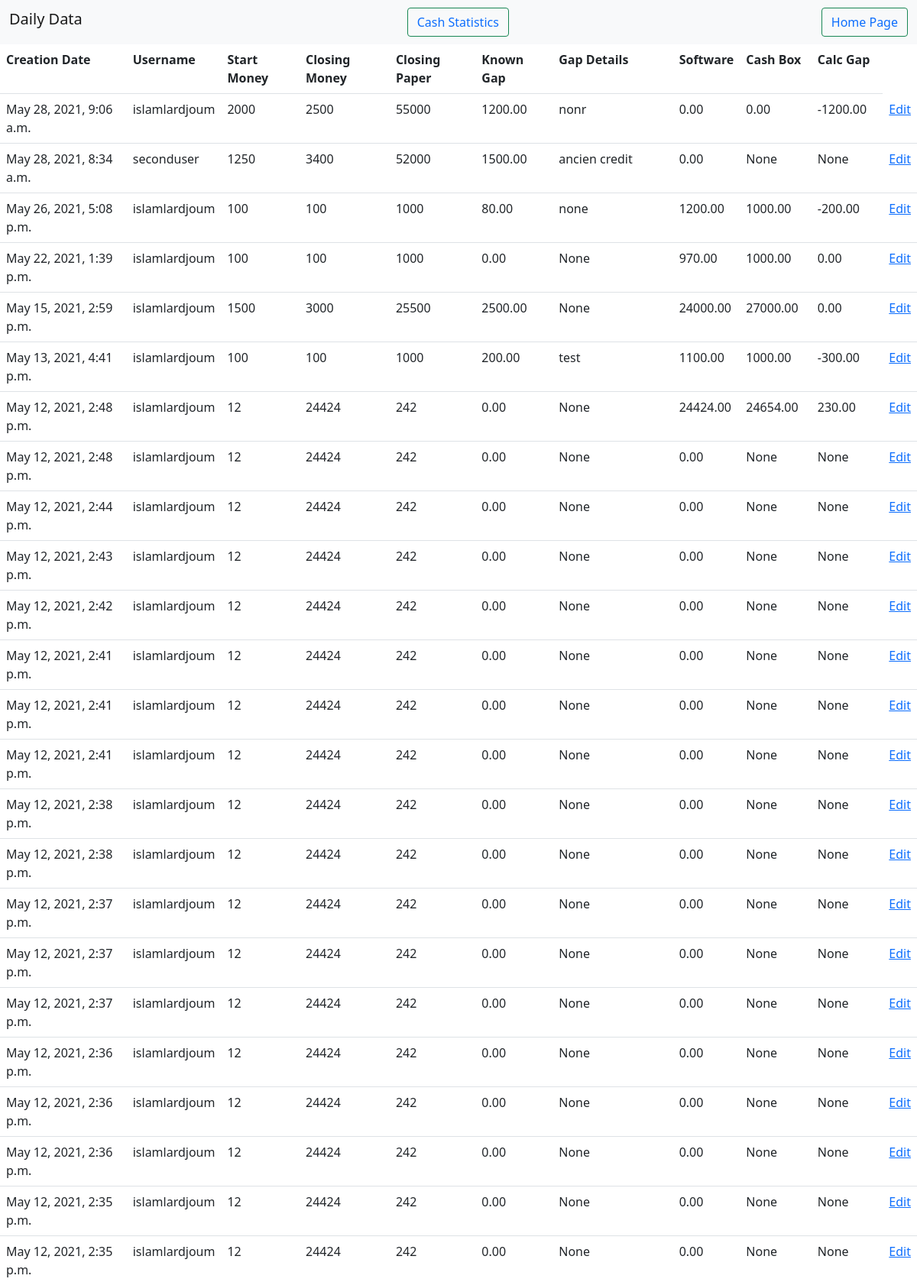
The app's page /cloture/viseforedit/ (signed in, upper part) with its own data.
### cloture/models.py (models this page shows)
class Closure(models.Model):
	creation_date = models.DateTimeField(auto_now_add=True)
	username = models.ForeignKey(User, on_delete=models.CASCADE)
	start_money = models.IntegerField()
	closure_money = models.IntegerField()
	closure_paper = models.IntegerField()
	money = models.DecimalField(decimal_places=2, max_digits=8, null=True, blank=True, default=0)
	details = models.CharField(max_length=200, blank=True, null=True)
	wasfa = models.DecimalField(decimal_places=2, max_digits=8, blank=True, null=True, default=0)
	real_money = models.DecimalField(decimal_places=2, max_digits=8, null=True, blank=True, default=0)
	ecart = models.DecimalField(decimal_places=2, max_digits=8, null=True, blank=True)

### gestion_accueil/decorators.py (the view)
		def wrapper_func(request, *args, **kwargs):
			group = None
			if request.user.groups.exists():
				group = request.user.groups.all()[0].name
			if group in allowed_roles:
				return view_func(request, *args, **kwargs)
			else:
				return HttpResponse ('You Are Not Autorized To See This Page')

### cloture/views.py (called while the page is built)
@login_required(login_url='login')
@allowed_users(allowed_roles=['admin'])
def visulizeToEdit(request):
	get_data = Closure.objects.all().order_by('-id')[:60]
	context = {
		'getdata' : get_data
	}
	return render(request,'visedit.html',context)

### cloture/templates/visedit.html (shortened to what this page needs)
<!DOCTYPE html>
<html>
<head>
	<link href="https://cdn.jsdelivr.net/npm/bootstrap@5.0.0/dist/css/bootstrap.min.css" rel="stylesheet">
</head>
<body>
	<nav class="navbar navbar-light bg-light">
	  <div class="container-fluid"  style="text-align: center;">
	    <h1 class="navbar-brand">Daily Data </h1>
	    <button class="btn btn-outline-success" type="submit"><a id="h" href="{% url 'cashstat'%}" style="float: right;">Cash Statistics</a></button>
		<button class="btn btn-outline-success" type="submit"><a id="h" href="/" style="float: right;">Home Page</a></button>
	  </div>
	</nav>
	<table class="table table-hover ">
		<tr id="tr1">
			<th>Creation Date</th>
			<th> Username</th>
			<th> Start Money</th>
			<th>Closing Money</th>
			<th>Closing Paper</th>
			<th> Known Gap</th>
			<th>Gap Details</th>
			<th>Software</th>
			<th>Cash Box</th>
			<th>Calc Gap</th>
		</tr>
		{% for data in getdata %}
			<tr id="{{data.id}}">
				<td> {{data.creation_date}}</td>
				<td> {{data.username}}</td>
				<td> {{data.start_money}} </td>
				<td> {{data.closure_money}}</td>
				<td> {{data.closure_paper}} </td>
				<td> {{data.money}}</td>
				<td> {{data.details}}</td>
				<td> {{data.wasfa}} </td>
				<td> {{data.real_money}} </td>
				<td> {{data.ecart}}</td>
				<td><a href=" {% url 'editad' data.id %} ">Edit</a></td>
			</tr>
		{% endfor %}
	</table>
</body>
</html>

### cloture/templates/visedit.html (style rules this page uses)
#h { text-decoration: none; }

### records on screen
Closure: creation_date "May 28, 2021, 9:06 a.m.", username "islamlardjoum", start_money "2000", closure_money "2500", closure_paper "55000", money "1200.00", details "nonr", wasfa "0.00", real_money "0.00", ecart "-1200.00"
Closure: creation_date "May 28, 2021, 8:34 a.m.", username "seconduser", start_money "1250", closure_money "3400", closure_paper "52000", money "1500.00", details "ancien credit", wasfa "0.00", real_money "None", ecart "None"
Closure: creation_date "May 26, 2021, 5:08 p.m.", username "islamlardjoum", start_money "100", closure_money "100", closure_paper "1000", money "80.00", details "none", wasfa "1200.00", real_money "1000.00", ecart "-200.00"
Closure: creation_date "May 22, 2021, 1:39 p.m.", username "islamlardjoum", start_money "100", closure_money "100", closure_paper "1000", money "0.00", details "None", wasfa "970.00", real_money "1000.00", ecart "0.00"
Closure: creation_date "May 15, 2021, 2:59 p.m.", username "islamlardjoum", start_money "1500", closure_money "3000", closure_paper "25500", money "2500.00", details "None", wasfa "24000.00", real_money "27000.00", ecart "0.00"
Closure: creation_date "May 13, 2021, 4:41 p.m.", username "islamlardjoum", start_money "100", closure_money "100", closure_paper "1000", money "200.00", details "test", wasfa "1100.00", real_money "1000.00", ecart "-300.00"
Closure: creation_date "May 12, 2021, 2:48 p.m.", username "islamlardjoum", start_money "12", closure_money "24424", closure_paper "242", money "0.00", details "None", wasfa "24424.00", real_money "24654.00", ecart "230.00"
Closure: creation_date "May 12, 2021, 2:48 p.m.", username "islamlardjoum", start_money "12", closure_money "24424", closure_paper "242", money "0.00", details "None", wasfa "0.00", real_money "None", ecart "None"
Closure: creation_date "May 12, 2021, 2:44 p.m.", username "islamlardjoum", start_money "12", closure_money "24424", closure_paper "242", money "0.00", details "None", wasfa "0.00", real_money "None", ecart "None"
Closure: creation_date "May 12, 2021, 2:43 p.m.", username "islamlardjoum", start_money "12", closure_money "24424", closure_paper "242", money "0.00", details "None", wasfa "0.00", real_money "None", ecart "None"
Closure: creation_date "May 12, 2021, 2:42 p.m.", username "islamlardjoum", start_money "12", closure_money "24424", closure_paper "242", money "0.00", details "None", wasfa "0.00", real_money "None", ecart "None"
Closure: creation_date "May 12, 2021, 2:41 p.m.", username "islamlardjoum", start_money "12", closure_money "24424", closure_paper "242", money "0.00", details "None", wasfa "0.00", real_money "None", ecart "None"
Closure: creation_date "May 12, 2021, 2:41 p.m.", username "islamlardjoum", start_money "12", closure_money "24424", closure_paper "242", money "0.00", details "None", wasfa "0.00", real_money "None", ecart "None"
Closure: creation_date "May 12, 2021, 2:41 p.m.", username "islamlardjoum", start_money "12", closure_money "24424", closure_paper "242", money "0.00", details "None", wasfa "0.00", real_money "None", ecart "None"
Closure: creation_date "May 12, 2021, 2:38 p.m.", username "islamlardjoum", start_money "12", closure_money "24424", closure_paper "242", money "0.00", details "None", wasfa "0.00", real_money "None", ecart "None"
Closure: creation_date "May 12, 2021, 2:38 p.m.", username "islamlardjoum", start_money "12", closure_money "24424", closure_paper "242", money "0.00", details "None", wasfa "0.00", real_money "None", ecart "None"
Closure: creation_date "May 12, 2021, 2:37 p.m.", username "islamlardjoum", start_money "12", closure_money "24424", closure_paper "242", money "0.00", details "None", wasfa "0.00", real_money "None", ecart "None"
Closure: creation_date "May 12, 2021, 2:37 p.m.", username "islamlardjoum", start_money "12", closure_money "24424", closure_paper "242", money "0.00", details "None", wasfa "0.00", real_money "None", ecart "None"
Closure: creation_date "May 12, 2021, 2:37 p.m.", username "islamlardjoum", start_money "12", closure_money "24424", closure_paper "242", money "0.00", details "None", wasfa "0.00", real_money "None", ecart "None"
Closure: creation_date "May 12, 2021, 2:36 p.m.", username "islamlardjoum", start_money "12", closure_money "24424", closure_paper "242", money "0.00", details "None", wasfa "0.00", real_money "None", ecart "None"
Closure: creation_date "May 12, 2021, 2:36 p.m.", username "islamlardjoum", start_money "12", closure_money "24424", closure_paper "242", money "0.00", details "None", wasfa "0.00", real_money "None", ecart "None"
Closure: creation_date "May 12, 2021, 2:36 p.m.", username "islamlardjoum", start_money "12", closure_money "24424", closure_paper "242", money "0.00", details "None", wasfa "0.00", real_money "None", ecart "None"
Closure: creation_date "May 12, 2021, 2:35 p.m.", username "islamlardjoum", start_money "12", closure_money "24424", closure_paper "242", money "0.00", details "None", wasfa "0.00", real_money "None", ecart "None"
Closure: creation_date "May 12, 2021, 2:35 p.m.", username "islamlardjoum", start_money "12", closure_money "24424", closure_paper "242", money "0.00", details "None", wasfa "0.00", real_money "None", ecart "None"
